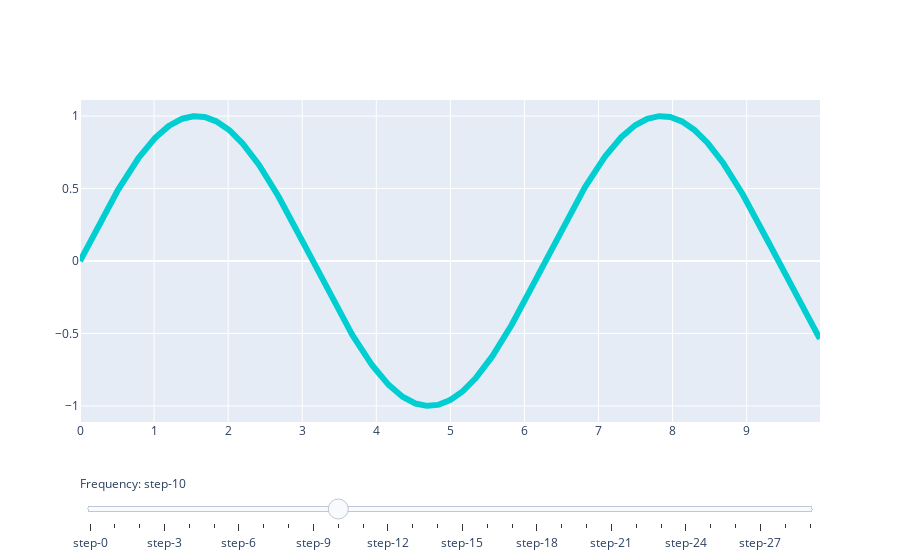

The notebook cell saved with this chart:
### Code cell
#Slider test
#Reorganizar em imagens

import plotly.graph_objects as go

# Create figure
fig = go.Figure()

# Add traces, one for each slider step
for step in np.arange(0, 3, 0.1):
    fig.add_trace(
        go.Scatter(
            visible=False,
            line=dict(color="#00CED1", width=6),
            name="𝜈 = " + str(step),
            x=np.arange(0, 10, 0.01),
            y=np.sin(step * np.arange(0, 10, 0.01))))

# Make 10th trace visible
fig.data[10].visible = True

# Create and add slider
steps = []
for i in range(len(fig.data)):
    step = dict(
        method="update",
        args=[{"visible": [False] * len(fig.data)},
              {"title": "Slider switched to step: " + str(i)}],  # layout attribute
    )
    step["args"][0]["visible"][i] = True  # Toggle i'th trace to "visible"
    steps.append(step)

sliders = [dict(
    active=10,
    currentvalue={"prefix": "Frequency: "},
    pad={"t": 50},
    steps=steps
)]

fig.update_layout(
    sliders=sliders
)

fig.show()

### Figure 1 — Plotly figure (JSON) as saved in the notebook; plotly's stock layout.template omitted (floating-point values rounded to 4 significant figures; data arrays with more than 128 entries replaced by an {"elided": "..."} marker saying what was removed)
{"data": [{"line": {"color": "#00CED1", "width": 6}, "name": "𝜈 = 0.0", "type": "scatter", "visible": false, "x": {"elided": "1000 float values"}, "y": {"elided": "1000 int values"}}, {"line": {"color": "#00CED1", "width": 6}, "name": "𝜈 = 0.1", "type": "scatter", "visible": false, "x": {"elided": "1000 float values"}, "y": {"elided": "1000 float values"}}, {"line": {"color": "#00CED1", "width": 6}, "name": "𝜈 = 0.2", "type": "scatter", "visible": false, "x": {"elided": "1000 float values"}, "y": {"elided": "1000 float values"}}, {"line": {"color": "#00CED1", "width": 6}, "name": "𝜈 = 0.30000000000000004", "type": "scatter", "visible": false, "x": {"elided": "1000 float values"}, "y": {"elided": "1000 float values"}}, {"line": {"color": "#00CED1", "width": 6}, "name": "𝜈 = 0.4", "type": "scatter", "visible": false, "x": {"elided": "1000 float values"}, "y": {"elided": "1000 float values"}}, {"line": {"color": "#00CED1", "width": 6}, "name": "𝜈 = 0.5", "type": "scatter", "visible": false, "x": {"elided": "1000 float values"}, "y": {"elided": "1000 float values"}}, {"line": {"color": "#00CED1", "width": 6}, "name": "𝜈 = 0.6000000000000001", "type": "scatter", "visible": false, "x": {"elided": "1000 float values"}, "y": {"elided": "1000 float values"}}, {"line": {"color": "#00CED1", "width": 6}, "name": "𝜈 = 0.7000000000000001", "type": "scatter", "visible": false, "x": {"elided": "1000 float values"}, "y": {"elided": "1000 float values"}}, {"line": {"color": "#00CED1", "width": 6}, "name": "𝜈 = 0.8", "type": "scatter", "visible": false, "x": {"elided": "1000 float values"}, "y": {"elided": "1000 float values"}}, {"line": {"color": "#00CED1", "width": 6}, "name": "𝜈 = 0.9", "type": "scatter", "visible": false, "x": {"elided": "1000 float values"}, "y": {"elided": "1000 float values"}}, {"line": {"color": "#00CED1", "width": 6}, "name": "𝜈 = 1.0", "type": "scatter", "visible": true, "x": {"elided": "1000 float values"}, "y": {"elided": "1000 float values"}}, {"line": {"color": "#00CED1", "width": 6}, "name": "𝜈 = 1.1", "type": "scatter", "visible": false, "x": {"elided": "1000 float values"}, "y": {"elided": "1000 float values"}}, {"line": {"color": "#00CED1", "width": 6}, "name": "𝜈 = 1.2000000000000002", "type": "scatter", "visible": false, "x": {"elided": "1000 float values"}, "y": {"elided": "1000 float values"}}, {"line": {"color": "#00CED1", "width": 6}, "name": "𝜈 = 1.3", "type": "scatter", "visible": false, "x": {"elided": "1000 float values"}, "y": {"elided": "1000 float values"}}, {"line": {"color": "#00CED1", "width": 6}, "name": "𝜈 = 1.4000000000000001", "type": "scatter", "visible": false, "x": {"elided": "1000 float values"}, "y": {"elided": "1000 float values"}}, {"line": {"color": "#00CED1", "width": 6}, "name": "𝜈 = 1.5", "type": "scatter", "visible": false, "x": {"elided": "1000 float values"}, "y": {"elided": "1000 float values"}}, {"line": {"color": "#00CED1", "width": 6}, "name": "𝜈 = 1.6", "type": "scatter", "visible": false, "x": {"elided": "1000 float values"}, "y": {"elided": "1000 float values"}}, {"line": {"color": "#00CED1", "width": 6}, "name": "𝜈 = 1.7000000000000002", "type": "scatter", "visible": false, "x": {"elided": "1000 float values"}, "y": {"elided": "1000 float values"}}, {"line": {"color": "#00CED1", "width": 6}, "name": "𝜈 = 1.8", "type": "scatter", "visible": false, "x": {"elided": "1000 float values"}, "y": {"elided": "1000 float values"}}, {"line": {"color": "#00CED1", "width": 6}, "name": "𝜈 = 1.9000000000000001", "type": "scatter", "visible": false, "x": {"elided": "1000 float values"}, "y": {"elided": "1000 float values"}}, {"line": {"color": "#00CED1", "width": 6}, "name": "𝜈 = 2.0", "type": "scatter", "visible": false, "x": {"elided": "1000 float values"}, "y": {"elided": "1000 float values"}}, {"line": {"color": "#00CED1", "width": 6}, "name": "𝜈 = 2.1", "type": "scatter", "visible": false, "x": {"elided": "1000 float values"}, "y": {"elided": "1000 float values"}}, {"line": {"color": "#00CED1", "width": 6}, "name": "𝜈 = 2.2", "type": "scatter", "visible": false, "x": {"elided": "1000 float values"}, "y": {"elided": "1000 float values"}}, {"line": {"color": "#00CED1", "width": 6}, "name": "𝜈 = 2.3000000000000003", "type": "scatter", "visible": false, "x": {"elided": "1000 float values"}, "y": {"elided": "1000 float values"}}, {"line": {"color": "#00CED1", "width": 6}, "name": "𝜈 = 2.4000000000000004", "type": "scatter", "visible": false, "x": {"elided": "1000 float values"}, "y": {"elided": "1000 float values"}}, {"line": {"color": "#00CED1", "width": 6}, "name": "𝜈 = 2.5", "type": "scatter", "visible": false, "x": {"elided": "1000 float values"}, "y": {"elided": "1000 float values"}}, {"line": {"color": "#00CED1", "width": 6}, "name": "𝜈 = 2.6", "type": "scatter", "visible": false, "x": {"elided": "1000 float values"}, "y": {"elided": "1000 float values"}}, {"line": {"color": "#00CED1", "width": 6}, "name": "𝜈 = 2.7", "type": "scatter", "visible": false, "x": {"elided": "1000 float values"}, "y": {"elided": "1000 float values"}}, {"line": {"color": "#00CED1", "width": 6}, "name": "𝜈 = 2.8000000000000003", "type": "scatter", "visible": false, "x": {"elided": "1000 float values"}, "y": {"elided": "1000 float values"}}, {"line": {"color": "#00CED1", "width": 6}, "name": "𝜈 = 2.9000000000000004", "type": "scatter", "visible": false, "x": {"elided": "1000 float values"}, "y": {"elided": "1000 float values"}}], "layout": {"sliders": [{"active": 10, "currentvalue": {"prefix": "Frequency: "}, "pad": {"t": 50}, "steps": [{"args": [{"visible": [true, false, false, false, false, false, false, false, false, false, false, false, false, false, false, false, false, false, false, false, false, false, false, false, false, false, false, false, false, false]}, {"title": "Slider switched to step: 0"}], "method": "update"}, {"args": [{"visible": [false, true, false, false, false, false, false, false, false, false, false, false, false, false, false, false, false, false, false, false, false, false, false, false, false, false, false, false, false, false]}, {"title": "Slider switched to step: 1"}], "method": "update"}, {"args": [{"visible": [false, false, true, false, false, false, false, false, false, false, false, false, false, false, false, false, false, false, false, false, false, false, false, false, false, false, false, false, false, false]}, {"title": "Slider switched to step: 2"}], "method": "update"}, {"args": [{"visible": [false, false, false, true, false, false, false, false, false, false, false, false, false, false, false, false, false, false, false, false, false, false, false, false, false, false, false, false, false, false]}, {"title": "Slider switched to step: 3"}], "method": "update"}, {"args": [{"visible": [false, false, false, false, true, false, false, false, false, false, false, false, false, false, false, false, false, false, false, false, false, false, false, false, false, false, false, false, false, false]}, {"title": "Slider switched to step: 4"}], "method": "update"}, {"args": [{"visible": [false, false, false, false, false, true, false, false, false, false, false, false, false, false, false, false, false, false, false, false, false, false, false, false, false, false, false, false, false, false]}, {"title": "Slider switched to step: 5"}], "method": "update"}, {"args": [{"visible": [false, false, false, false, false, false, true, false, false, false, false, false, false, false, false, false, false, false, false, false, false, false, false, false, false, false, false, false, false, false]}, {"title": "Slider switched to step: 6"}], "method": "update"}, {"args": [{"visible": [false, false, false, false, false, false, false, true, false, false, false, false, false, false, false, false, false, false, false, false, false, false, false, false, false, false, false, false, false, false]}, {"title": "Slider switched to step: 7"}], "method": "update"}, {"args": [{"visible": [false, false, false, false, false, false, false, false, true, false, false, false, false, false, false, false, false, false, false, false, false, false, false, false, false, false, false, false, false, false]}, {"title": "Slider switched to step: 8"}], "method": "update"}, {"args": [{"visible": [false, false, false, false, false, false, false, false, false, true, false, false, false, false, false, false, false, false, false, false, false, false, false, false, false, false, false, false, false, false]}, {"title": "Slider switched to step: 9"}], "method": "update"}, {"args": [{"visible": [false, false, false, false, false, false, false, false, false, false, true, false, false, false, false, false, false, false, false, false, false, false, false, false, false, false, false, false, false, false]}, {"title": "Slider switched to step: 10"}], "method": "update"}, {"args": [{"visible": [false, false, false, false, false, false, false, false, false, false, false, true, false, false, false, false, false, false, false, false, false, false, false, false, false, false, false, false, false, false]}, {"title": "Slider switched to step: 11"}], "method": "update"}, {"args": [{"visible": [false, false, false, false, false, false, false, false, false, false, false, false, true, false, false, false, false, false, false, false, false, false, false, false, false, false, false, false, false, false]}, {"title": "Slider switched to step: 12"}], "method": "update"}, {"args": [{"visible": [false, false, false, false, false, false, false, false, false, false, false, false, false, true, false, false, false, false, false, false, false, false, false, false, false, false, false, false, false, false]}, {"title": "Slider switched to step: 13"}], "method": "update"}, {"args": [{"visible": [false, false, false, false, false, false, false, false, false, false, false, false, false, false, true, false, false, false, false, false, false, false, false, false, false, false, false, false, false, false]}, {"title": "Slider switched to step: 14"}], "method": "update"}, {"args": [{"visible": [false, false, false, false, false, false, false, false, false, false, false, false, false, false, false, true, false, false, false, false, false, false, false, false, false, false, false, false, false, false]}, {"title": "Slider switched to step: 15"}], "method": "update"}, {"args": [{"visible": [false, false, false, false, false, false, false, false, false, false, false, false, false, false, false, false, true, false, false, false, false, false, false, false, false, false, false, false, false, false]}, {"title": "Slider switched to step: 16"}], "method": "update"}, {"args": [{"visible": [false, false, false, false, false, false, false, false, false, false, false, false, false, false, false, false, false, true, false, false, false, false, false, false, false, false, false, false, false, false]}, {"title": "Slider switched to step: 17"}], "method": "update"}, {"args": [{"visible": [false, false, false, false, false, false, false, false, false, false, false, false, false, false, false, false, false, false, true, false, false, false, false, false, false, false, false, false, false, false]}, {"title": "Slider switched to step: 18"}], "method": "update"}, {"args": [{"visible": [false, false, false, false, false, false, false, false, false, false, false, false, false, false, false, false, false, false, false, true, false, false, false, false, false, false, false, false, false, false]}, {"title": "Slider switched to step: 19"}], "method": "update"}, {"args": [{"visible": [false, false, false, false, false, false, false, false, false, false, false, false, false, false, false, false, false, false, false, false, true, false, false, false, false, false, false, false, false, false]}, {"title": "Slider switched to step: 20"}], "method": "update"}, {"args": [{"visible": [false, false, false, false, false, false, false, false, false, false, false, false, false, false, false, false, false, false, false, false, false, true, false, false, false, false, false, false, false, false]}, {"title": "Slider switched to step: 21"}], "method": "update"}, {"args": [{"visible": [false, false, false, false, false, false, false, false, false, false, false, false, false, false, false, false, false, false, false, false, false, false, true, false, false, false, false, false, false, false]}, {"title": "Slider switched to step: 22"}], "method": "update"}, {"args": [{"visible": [false, false, false, false, false, false, false, false, false, false, false, false, false, false, false, false, false, false, false, false, false, false, false, true, false, false, false, false, false, false]}, {"title": "Slider switched to step: 23"}], "method": "update"}, {"args": [{"visible": [false, false, false, false, false, false, false, false, false, false, false, false, false, false, false, false, false, false, false, false, false, false, false, false, true, false, false, false, false, false]}, {"title": "Slider switched to step: 24"}], "method": "update"}, {"args": [{"visible": [false, false, false, false, false, false, false, false, false, false, false, false, false, false, false, false, false, false, false, false, false, false, false, false, false, true, false, false, false, false]}, {"title": "Slider switched to step: 25"}], "method": "update"}, {"args": [{"visible": [false, false, false, false, false, false, false, false, false, false, false, false, false, false, false, false, false, false, false, false, false, false, false, false, false, false, true, false, false, false]}, {"title": "Slider switched to step: 26"}], "method": "update"}, {"args": [{"visible": [false, false, false, false, false, false, false, false, false, false, false, false, false, false, false, false, false, false, false, false, false, false, false, false, false, false, false, true, false, false]}, {"title": "Slider switched to step: 27"}], "method": "update"}, {"args": [{"visible": [false, false, false, false, false, false, false, false, false, false, false, false, false, false, false, false, false, false, false, false, false, false, false, false, false, false, false, false, true, false]}, {"title": "Slider switched to step: 28"}], "method": "update"}, {"args": [{"visible": [false, false, false, false, false, false, false, false, false, false, false, false, false, false, false, false, false, false, false, false, false, false, false, false, false, false, false, false, false, true]}, {"title": "Slider switched to step: 29"}], "method": "update"}]}]}}
